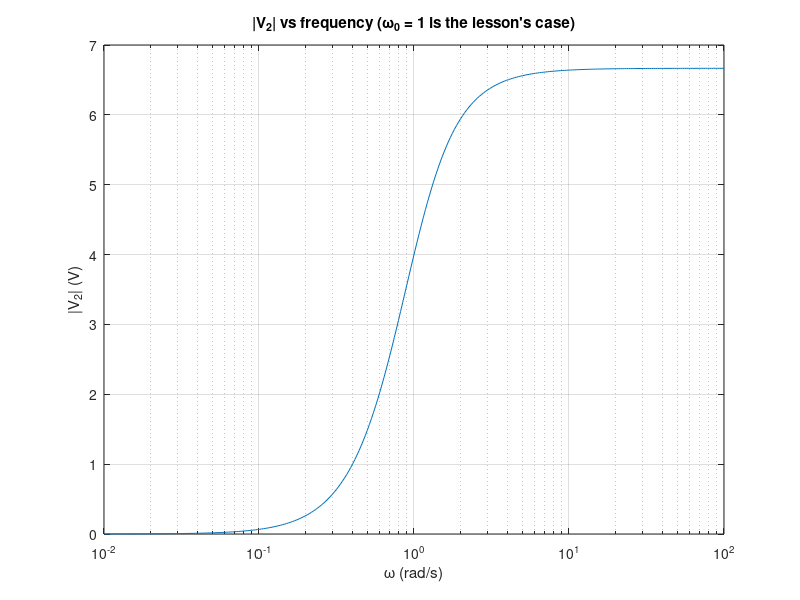

This chart was generated by the following MATLAB code:
% Circuits 1 — The Node-Voltage Method (phasors)
%title: Node Voltages with Complex Matrices
%ar-title: جهود العقد بمصفوفة مركبة
%lesson: c1-sinusoidal-7
%course: circuits-1

%% The equations
%ar: Vs = 10∠0°، R1 = 2، ZL = j2 (من V1 للأرض)، ZC = −j6 (بين V1 و V2)، R2 = 4 (من V2 للأرض). نفس طريقة DC، والمصفوفة مركبة.
Vs = 10; R1 = 2; ZL = 2j; ZC = -6j; R2 = 4;
Y = [1/R1 + 1/ZL + 1/ZC, -1/ZC
     -1/ZC,               1/ZC + 1/R2];
V = Y \ [Vs/R1; 0];
fprintf('V1 = %g%+gj V, V2 = %g%+gj V\n', real(V(1)), imag(V(1)), real(V(2)), imag(V(2)))
%check: abs(V(1) - (6 + 4j)) < 1e-9 && abs(V(2) - 4j) < 1e-9

%% Polar form and time functions
%ar: كل فازور يعطي دالة زمنية: |V| cos(ωt + ∠V).
for k = 1:2
    fprintf('v%d(t) = %.3f cos(wt %+.2f deg) V\n', k, abs(V(k)), angle(V(k))*180/pi)
end

%%! Project idea: sweep the frequency
%ar: مشروع: المعاوقات تتغير مع التردد. نعيد الحل لكل ω (L = ZL/(jω0) و C من ZC عند ω0 = 1) ونرسم |V2|: هذه بداية «الاستجابة الترددية» (Circuits 2).
w0 = 1; L = 2/w0; C = 1/(6*w0);
w = logspace(-2, 2, 300); V2 = zeros(size(w));
for k = 1:numel(w)
    zl = 1j*w(k)*L; zc = 1/(1j*w(k)*C);
    v = [1/R1 + 1/zl + 1/zc, -1/zc; -1/zc, 1/zc + 1/R2] \ [Vs/R1; 0]; V2(k) = v(2);
end
semilogx(w, abs(V2)); grid on; xlabel('\omega (rad/s)'); ylabel('|V_2| (V)'); title('|V_2| vs frequency (\omega_0 = 1 is the lesson''s case)')
